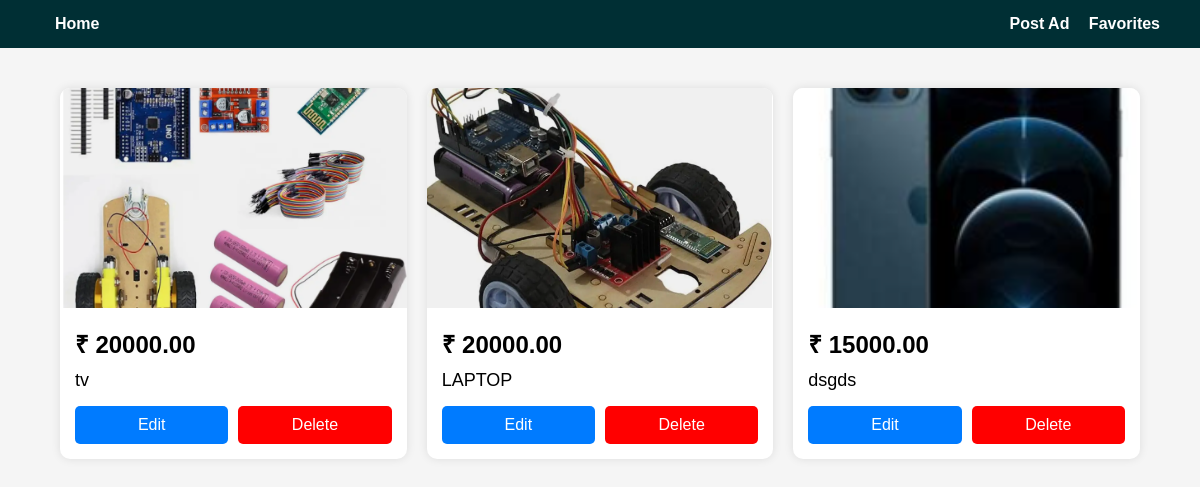
/public/my-ads.php (signed in), run on the app's committed database.
### tables this page shows
CREATE TABLE `products` (
  `id` int(11) NOT NULL,
  `user_id` int(11) NOT NULL,
  `title` varchar(255) NOT NULL,
  `description` text NOT NULL,
  `price` decimal(10,2) NOT NULL,
  `location` varchar(255) NOT NULL,
  `category` varchar(100) NOT NULL,
  `image` varchar(255) NOT NULL,
  `created_at` timestamp NOT NULL DEFAULT current_timestamp()
);

### public/my-ads.php (the view, shortened to what this page needs)
<?php
global $conn;
$user_id = $_SESSION['user_id'];
$sql = "SELECT * FROM products
        WHERE user_id = ?
        ORDER BY id DESC";
$stmt = mysqli_prepare($conn, $sql);
mysqli_stmt_bind_param($stmt, 'i', $user_id);
mysqli_stmt_execute($stmt);
$result = mysqli_stmt_get_result($stmt);
?>
<!DOCTYPE html>
<html lang="en">
<head>
</head>
<body>
<div class="navbar">
    <div>
        <a href="index.php">Home</a>
    </div>
    <div>
        <a href="post-ad.php">Post Ad</a>
        <a href="favorites.php">Favorites</a>
    </div>
</div>
<div class="container">
    <div class="products">
        <?php while($product = mysqli_fetch_assoc($result)) { ?>
            <div class="card">
                <img src="../uploads/products/<?php echo $product['image']; ?>">
                <div class="card-body">
                    <div class="price">
                        ₹ <?php echo $product['price']; ?>
                    </div>
                    <div class="title">
                        <?php echo $product['title']; ?>
                    </div>
                    <div class="actions">
                        <a
                            class="edit-btn"
                            href="edit-product.php?id=<?php echo $product['id']; ?>"
                        >
                            Edit
                        </a>
                        <a
                            class="delete-btn"
                            href="../modules/products/delete_product.php?id=<?php echo $product['id']; ?>"
                            onclick="return confirm('Delete this product?')"
                        >
                            Delete
                        </a>
                    </div>
                </div>
            </div>
        <?php } ?>
    </div>
</div>
</body>
</html>

### public/my-ads.php (style rules this page uses)
* { margin:0; padding:0; box-sizing:border-box; font-family:Arial,sans-serif; }
body { background:#f5f5f5; }
.navbar { background:#002f34; color:white; padding:15px 40px; display:flex; justify-content:space-between; align-items:center; }
.navbar a { color:white; text-decoration:none; font-weight:bold; margin-left:15px; }
.container { width:90%; margin:40px auto; }
.products { display:grid; grid-template-columns:repeat(auto-fit,minmax(250px,1fr)); gap:20px; }
.card { background:white; border-radius:10px; overflow:hidden; box-shadow:0px 0px 10px rgba(0,0,0,0.1); }
.card img { width:100%; height:220px; object-fit:cover; }
.card-body { padding:15px; }
.price { font-size:24px; font-weight:bold; margin-bottom:10px; }
.title { font-size:18px; margin-bottom:15px; }
.actions { display:flex; gap:10px; }
.edit-btn, .delete-btn { flex:1; text-align:center; padding:10px; color:white; text-decoration:none; border-radius:5px; }
.edit-btn { background:#007bff; }
.delete-btn { background:red; }

### data on the page
products: image (picture), price "20000.00", title "tv"
products: image (picture), price "20000.00", title "LAPTOP"
products: image (picture), price "15000.00", title "dsgds"
